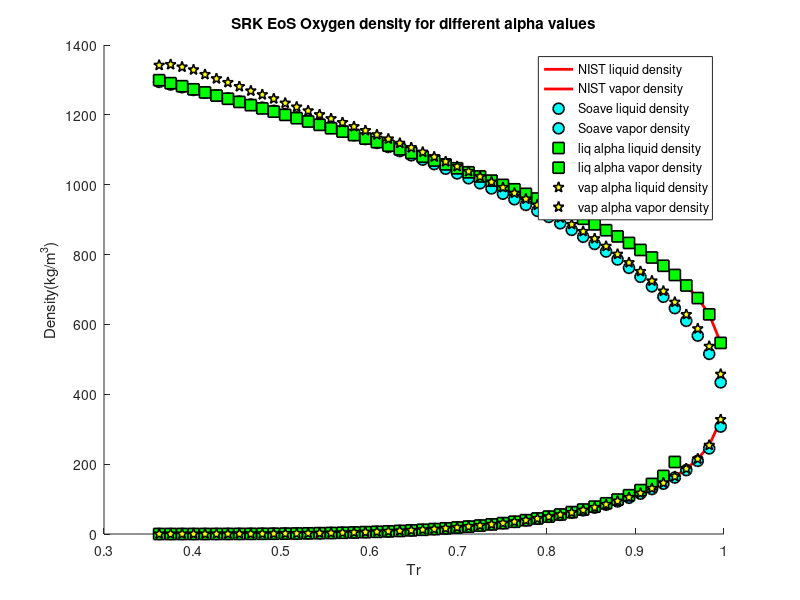

Reproduce this figure in MATLAB.
load density_oxygen_sat_data.mat;
Tc = 154.581;
Tr = T/Tc;
Tr1 = T1/Tc;
hold on 
plot(Tr,NIST_denisty_liq,'r','LineWidth',2);
plot(Tr,NIST_denisty_vap,'r','LineWidth',2);
plot(Tr,Soave_denisty_liq,'o','MarkerSize',8,'MarkerFaceColor','c','MarkerEdgeColor','k','LineWidth',1.2);
plot(Tr,Soave_denisty_vap,'o','MarkerSize',8,'MarkerFaceColor','c','MarkerEdgeColor','k','LineWidth',1.2);
plot(Tr,liq_alpha_denisty_liq,'s','MarkerSize',8,'MarkerFaceColor','g','MarkerEdgeColor','k','LineWidth',1.2);
plot(Tr1,liq_alpha_denisty_vap,'s','MarkerSize',8,'MarkerFaceColor','g','MarkerEdgeColor','k','LineWidth',1.2);
plot(Tr,vap_alpha_denisty_liq,'p','MarkerSize',8,'MarkerFaceColor','y','MarkerEdgeColor','k','LineWidth',1.2);
plot(Tr,vap_alpha_denisty_vap,'p','MarkerSize',8,'MarkerFaceColor','y','MarkerEdgeColor','k','LineWidth',1.2);
xlabel('Tr')
ylabel('Density(kg/m^3)')
title('SRK EoS Oxygen density for different alpha values')
legend('NIST liquid density','NIST vapor density','Soave liquid density','Soave vapor density','liq alpha liquid density','liq alpha vapor density','vap alpha liquid density','vap alpha vapor density')
